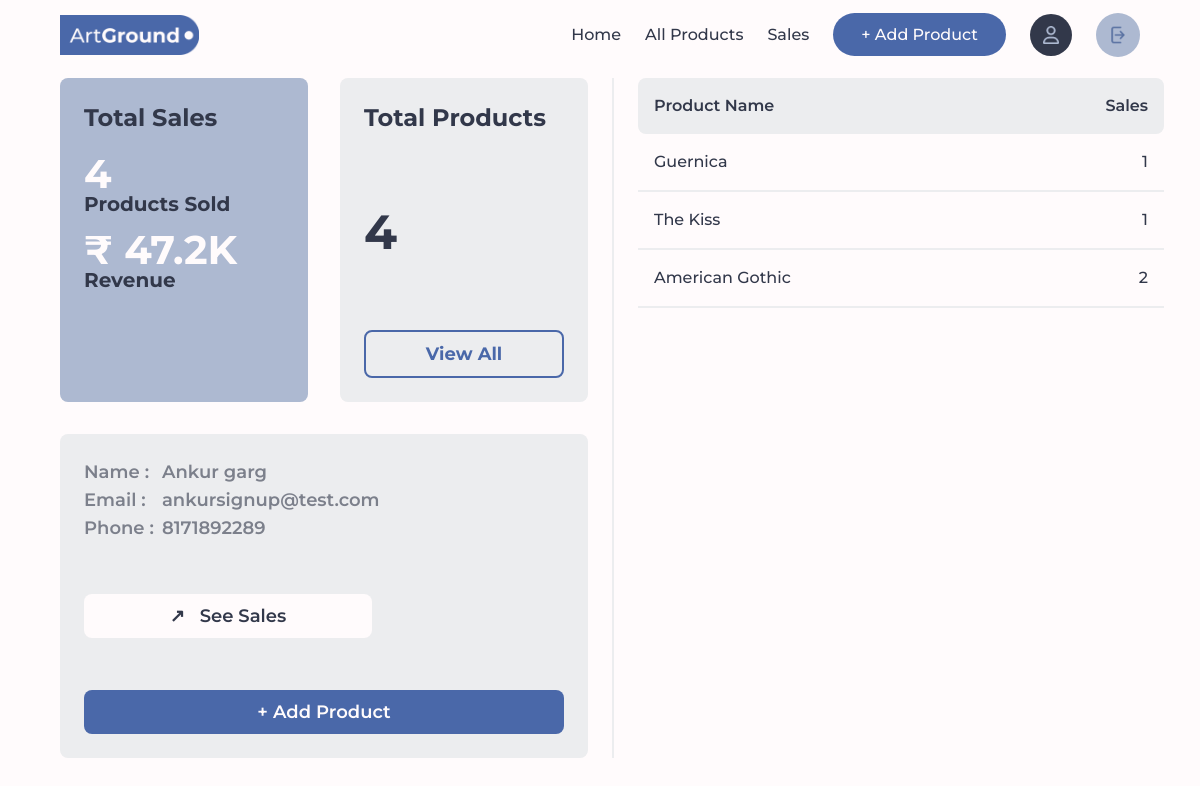
The page /seller/home (signed in) on the database as committed earlier.
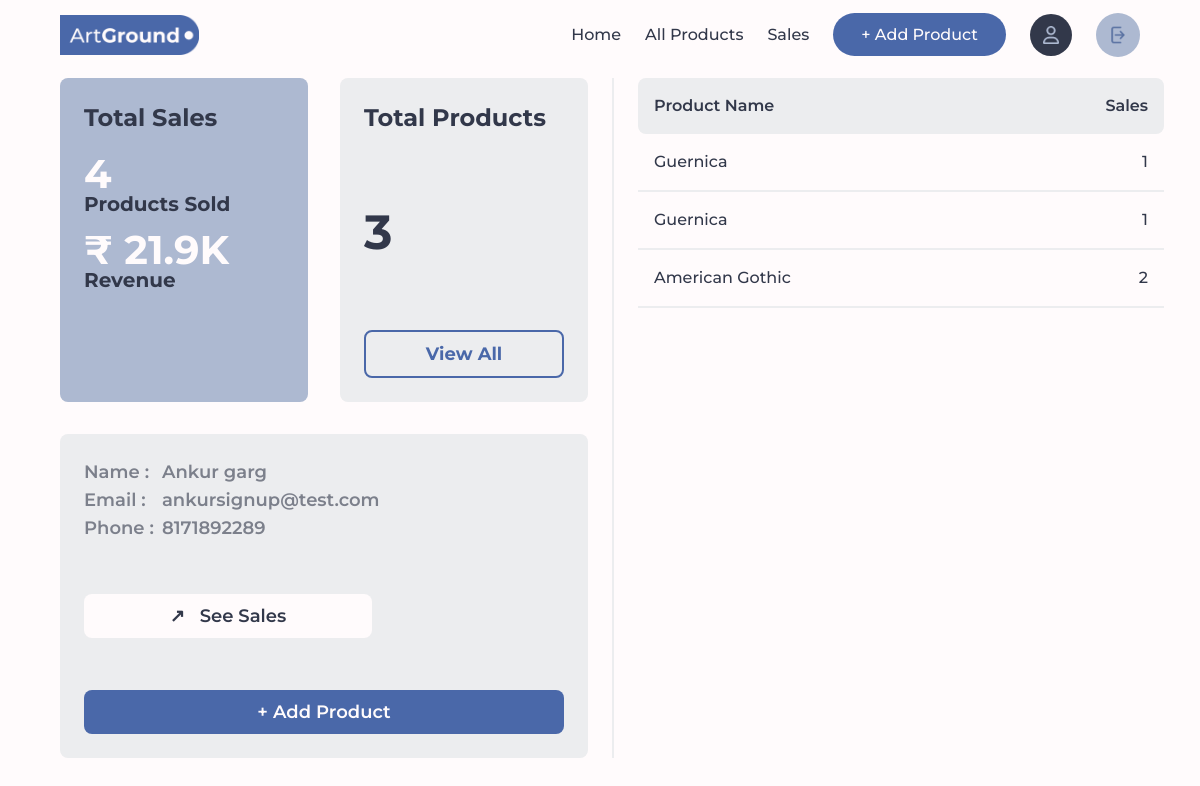
The same page on the database as committed later.
### Seller/models.py (models this page shows, shortened)
class OrderItem(models.Model):
    order_item_id = models.CharField(primary_key=True, max_length=10, unique=True, editable=False)
    order = models.ForeignKey(Order, related_name='order_items', on_delete=models.CASCADE)
    product = models.ForeignKey(Product, on_delete=models.CASCADE)
    quantity = models.PositiveIntegerField()
    price = models.DecimalField(max_digits=10, decimal_places=2)

class Product(models.Model):
    CATEGORY_CHOICES = [
        ('null', 'Select Category'),
        ('oil', 'Oil painting'),
        ('acrylic', 'Acrylic painting'),
        ('water', 'water painting'),
        ('pastel', 'pastel painting'),
        ('spray', 'spray painting'),
        ('other', 'other painting')
    ]
    SIZE_CHOICES = [
        ('null', 'Select Size'),
        ('4x8', '4 x 8 inches (10.16 x 20.32 cm) - Small'),
        ('8x10', '8 x 10 inches (20.32 x 25.4 cm) - Medium'),
        ('16x20', '16 x 20 inches (40.64 x 50.8 cm) - Large'),
        ('24x30', '24 x 30 inches (60.96 x 76.2 cm) - Large'),
    ]
    product_id = models.CharField(primary_key=True, max_length=10, unique=True, editable=False)
    seller = models.ForeignKey(Seller, on_delete=models.CASCADE)
    name = models.CharField(max_length=255)
    price = models.DecimalField(max_digits=10, decimal_places=2)
    description = models.TextField()
    image = models.ImageField(upload_to='product_images/')
    category = models.CharField(max_length=10, choices=CATEGORY_CHOICES, default='null')
    size = models.CharField(max_length=6, choices=SIZE_CHOICES, default='null')
    created_at = models.DateTimeField(auto_now_add=True)
    updated_at = models.DateTimeField(auto_now=True)
    rating = models.DecimalField(max_digits=5,decimal_places=1, default=1.0)

### Account/models.py (models this page shows, shortened)
class User(AbstractBaseUser,PermissionsMixin):
    email = models.EmailField(unique=True)
    is_customer = models.BooleanField(default=False)
    is_seller = models.BooleanField(default=False)
    is_staff = models.BooleanField(default=False)
    is_active = models.BooleanField(default=True)
    USERNAME_FIELD = 'email'
    REQUIRED_FIELDS = []
    objects = CustomUserManager()
    def __str__(self):
        return self.email

class Seller(models.Model):
    user = models.OneToOneField(User, on_delete=models.CASCADE, primary_key=True)
    phone_number = models.CharField(max_length=10)
    full_name = models.CharField(max_length=100)

### Seller/views.py (the view)
# urls.py: path('home', views.sellerHome, name='sellerHome'),
@login_required()
@seller_required
def sellerHome(request):
    product_sales = OrderItem.objects.filter(product__seller=request.user.seller)[:10]
    return render(request, 'sellerHome.html', {'product_sales': product_sales})

### Seller/templatetags/seller_filters.py (called while the page is built)
@register.filter(name='total_products_listed')
def total_products_list(user):
    products = list(Product.objects.filter(seller=user))
    return len(products)

@register.filter(name='total_products_sold')
def total_products_sold(product_sales):
    return sum(product.quantity for product in product_sales)

@register.filter(name='total_revenue_generated')
def total_revenue_generated(product_sales):
    revenue = str(round(sum(product.price for product in product_sales)/1000, 1)) + "K"
    return revenue

### Seller/templates/sellerHome.html (shortened to what this page needs)
{% load static %} {% load static tailwind_tags %} {% load seller_filters %}
<!DOCTYPE html>
<html lang="en">
  <head>
    <script src="https://cdn.tailwindcss.com"></script>
    {% tailwind_css %}
    <link rel="stylesheet" href="{% static 'styles.css' %}" />
  </head>
  <body class="bg-primary px-[60px] w-[100vw] overflow-x-hidden">
    {% include 'sellerNavbar.html' %}
    <div class="grid grid-cols-2 gap-6 h-[85vh] mt-2">
      <div class="grid grid-cols-2 grid-rows-2 gap-8">
        <div
          class="bg-secondary flex flex-col gap-6 rounded-lg p-6 text-2xl font-bold"
        >
          <h1 class="text-text">Total Sales</h1>
          <div class="flex flex-col gap-4">
            <span class="flex flex-col">
              <span class="text-primary text-[40px]">{{ product_sales|total_products_sold }}</span>
              <span class="text-text text-xl">Products Sold</span>
            </span>
            <span class="flex flex-col">
              <span class="text-primary text-[40px]">₹ {{ product_sales|total_revenue_generated }}</span>
              <span class="text-text text-xl">Revenue</span>
            </span>
          </div>
        </div>
        <div
          class="bg-product rounded-lg flex flex-col justify-between p-6 text-2xl font-bold"
        >
          <h1 class="text-text">Total Products</h1>
          <div class="text-text text-5xl">
            {{ request.user.seller|total_products_listed }}
          </div>
          <a
            href="{% url 'allProducts' %}"
            class="text-accent border-2 border-accent text-lg p-2 rounded-lg text-center"
          >
            View All
          </a>
        </div>
        <div
          class="col-span-2 bg-product flex flex-col justify-between rounded-lg p-6 text-lg font-semibold"
        >
          <div class="flex text-text opacity-60 gap-2">
            <div class="flex flex-col">
              <span>Name :</span>
              <span>Email :</span>
              <span>Phone :</span>
            </div>
            <div class="flex flex-col">
              <span>{{ request.user.seller.full_name }}</span>
              <span>{{ request.user }}</span>
              <span>{{ request.user.seller.phone_number }}</span>
            </div>
          </div>
          <a href="{% url 'TotalSales' %}">
            <button
              class="bg-primary text-center text-text p-2 rounded-lg w-[60%]"
            >
              ↗ &nbsp; See Sales
            </button>
          </a>
          <button class="bg-accent text-primary text-center p-2 rounded-lg">
            <a href="{% url 'addProducts' %}">
              + Add Product
            </a>
          </button>
        </div>
      </div>
      <div class="border-l-2 border-product">
        <div class="w-full ml-6 flex flex-col">
          <span
            class="flex justify-between items-center p-4 rounded-lg bg-product text-text font-semibold"
          >
            <p>Product Name</p>
            <p>Sales</p>
          </span>
          {% for product in product_sales %}
          <span
            class="flex justify-between items-center p-4 border-b-2 border-product text-text font-medium"
          >
            <p>{{product.product.name}}</p>
            <p>{{product.quantity}}</p>
          </span>
          {% endfor %}
        </div>
      </div>
    </div>
  </body>
</html>

Rows that differ between the two databases and show on the page:
removed OrderItem: product.name "The Kiss", quantity "1"
computed for OrderItem (number 1 of 3 on the later page): price.price "47.2K" → "21.9K"
changed User "ankursignup@test.com": user.seller|total_products_listed "4" → "3"
added OrderItem: product.name "Guernica", quantity "1"
